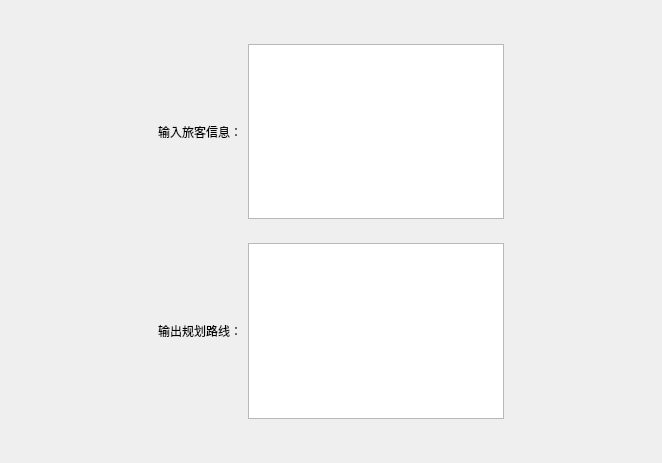
<?xml version="1.0" encoding="UTF-8"?>
<ui version="4.0">
 <class>CommandWidget</class>
 <widget class="QWidget" name="CommandWidget">
  <property name="geometry">
   <rect>
    <x>0</x>
    <y>0</y>
    <width>662</width>
    <height>463</height>
   </rect>
  </property>
  <property name="windowTitle">
   <string>Form</string>
  </property>
  <layout class="QVBoxLayout" name="verticalLayout">
   <item>
    <spacer name="verticalSpacer">
     <property name="orientation">
      <enum>Qt::Vertical</enum>
     </property>
     <property name="sizeHint" stdset="0">
      <size>
       <width>20</width>
       <height>40</height>
      </size>
     </property>
    </spacer>
   </item>
   <item>
    <widget class="QWidget" name="widget_2" native="true">
     <layout class="QHBoxLayout" name="horizontalLayout_2">
      <item>
       <spacer name="horizontalSpacer_3">
        <property name="orientation">
         <enum>Qt::Horizontal</enum>
        </property>
        <property name="sizeHint" stdset="0">
         <size>
          <width>10</width>
          <height>10</height>
         </size>
        </property>
       </spacer>
      </item>
      <item>
       <widget class="QLabel" name="label">
        <property name="text">
         <string>输入旅客信息：</string>
        </property>
       </widget>
      </item>
      <item>
       <widget class="QTextEdit" name="textEdit"/>
      </item>
      <item>
       <spacer name="horizontalSpacer">
        <property name="orientation">
         <enum>Qt::Horizontal</enum>
        </property>
        <property name="sizeHint" stdset="0">
         <size>
          <width>20</width>
          <height>20</height>
         </size>
        </property>
       </spacer>
      </item>
     </layout>
    </widget>
   </item>
   <item>
    <widget class="QWidget" name="widget" native="true">
     <layout class="QHBoxLayout" name="horizontalLayout">
      <item>
       <spacer name="horizontalSpacer_4">
        <property name="orientation">
         <enum>Qt::Horizontal</enum>
        </property>
        <property name="sizeHint" stdset="0">
         <size>
          <width>10</width>
          <height>10</height>
         </size>
        </property>
       </spacer>
      </item>
      <item>
       <widget class="QLabel" name="label_2">
        <property name="text">
         <string>输出规划路线：</string>
        </property>
       </widget>
      </item>
      <item>
       <widget class="QListWidget" name="listWidget"/>
      </item>
      <item>
       <spacer name="horizontalSpacer_2">
        <property name="orientation">
         <enum>Qt::Horizontal</enum>
        </property>
        <property name="sizeHint" stdset="0">
         <size>
          <width>20</width>
          <height>20</height>
         </size>
        </property>
       </spacer>
      </item>
     </layout>
    </widget>
   </item>
   <item>
    <spacer name="verticalSpacer_2">
     <property name="orientation">
      <enum>Qt::Vertical</enum>
     </property>
     <property name="sizeHint" stdset="0">
      <size>
       <width>20</width>
       <height>40</height>
      </size>
     </property>
    </spacer>
   </item>
  </layout>
 </widget>
 <resources/>
 <connections/>
</ui>
